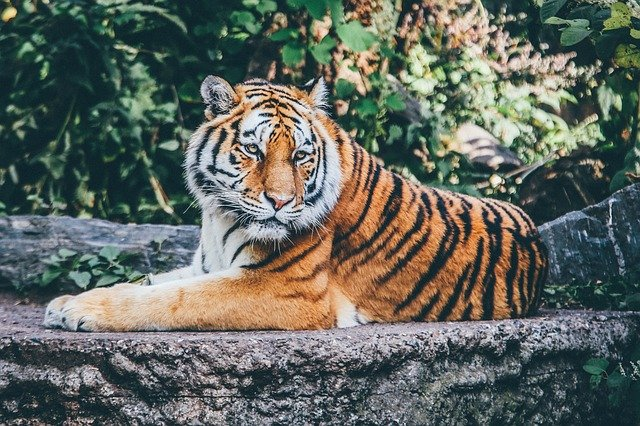
#> input picture tigres/animal-1868911_640.jpg, 640 x 426 px, found by its file name; its folder holds only this picture in this run
$ jupyter execute --allow-errors PandasyTigres2.ipynb
#> lines starting #> are read from the running program, lines starting #| are printed output that depends on the picture
<a href="https://colab.research.google.com/github/gedeon31/pandasTigre/blob/main/PandasyTigres2.ipynb" target="_parent"></a>

# Diferenciacion de pandas con tigres

[cell 1]
from google.colab import files
uploaded=files.upload()
#> the answer given: animal-1868911_640.jpg

[cell 2]
import zipfile
import io
#> (the rest of this cell did not finish here and is left out)

[cell 3]
import cv2
import numpy as np
import os
import matplotlib.pyplot as plt
ruta_tigre="/content/tigres"
Tiger=[]
img_size=150
for img in os.listdir(ruta_tigre):
  img=cv2.imread(os.path.join(ruta_tigre,img))
#> img is the input picture: shape (426, 640, 3); mean B, G, R 95.3, 103, 97.7
  #img_gray=cv2.cvtColor(img,cv2.COLOR_BGR2GRAY)
  img_resize=cv2.resize(img,(img_size,img_size))
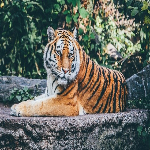
#> img_resize: shape (150, 150, 3); mean B, G, R 95.2, 102.8, 97.5
  Tiger.append(img_resize)
Tiger=np.array(Tiger)
print(Tiger.shape)
#| (1, 150, 150, 3)

[cell 4]
import cv2
import numpy as np
import os
import matplotlib.pyplot as plt
ruta_panda="/content/pandas"
pandita=[]
img_size=150
#> (the rest of this cell did not finish here and is left out)

[cell 5]
plt.figure()
plt.imshow(np.squeeze(Tiger[0]))
plt.colorbar()
plt.grid(False)
plt.show()
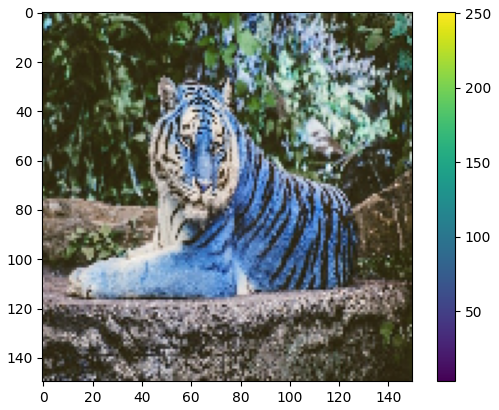
#> figure drawn by matplotlib, 2 panels

$ run again, on tigres/tiger-500118_640.jpg
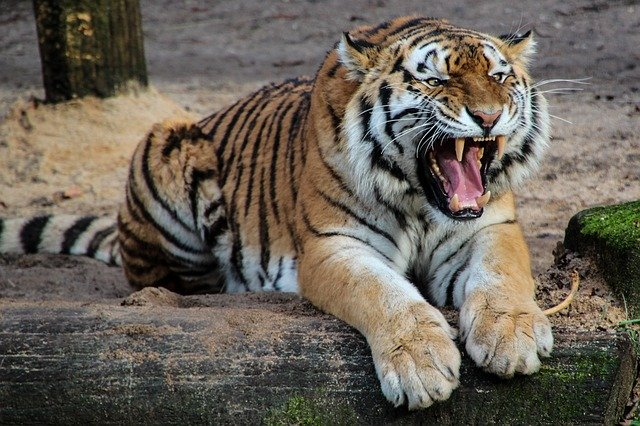
#> input picture tigres/tiger-500118_640.jpg, 640 x 426 px, found by its file name
#> img is the input picture: shape (426, 640, 3); mean B, G, R 87.5, 97.7, 105.2
#> `img_resize=cv2.resize(img,(img_size,img_size))`:
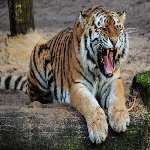
#> img_resize: shape (150, 150, 3); mean B, G, R 87.3, 97.4, 104.9
#| (1, 150, 150, 3)
#> `plt.show()`:
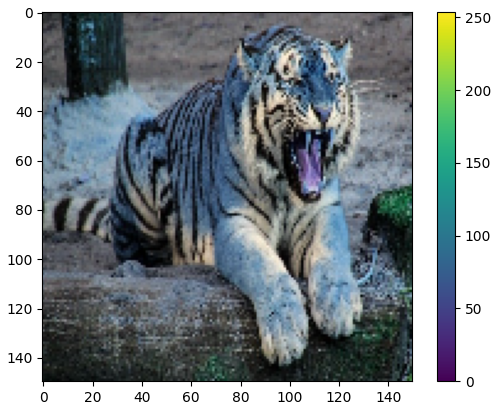
#> figure drawn by matplotlib, 2 panels

$ run again, on tigres/sumatran-tiger-518771_640.jpg
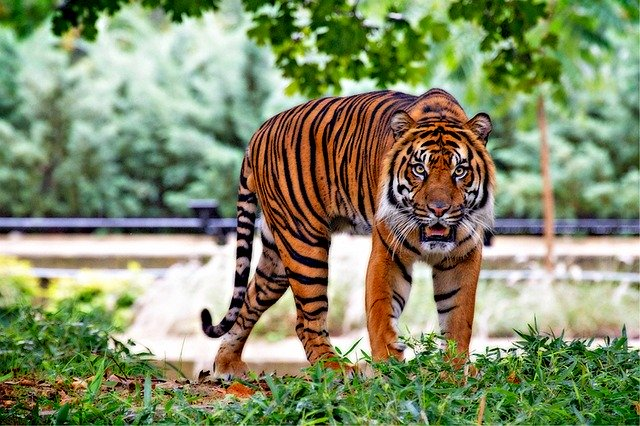
#> input picture tigres/sumatran-tiger-518771_640.jpg, 640 x 426 px, found by its file name
#> img is the input picture: shape (426, 640, 3); mean B, G, R 106.2, 142, 132
#> `img_resize=cv2.resize(img,(img_size,img_size))`:
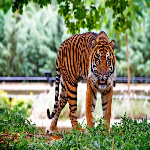
#> img_resize: shape (150, 150, 3); mean B, G, R 105.8, 141.6, 131.7
#| (1, 150, 150, 3)
#> `plt.show()`:
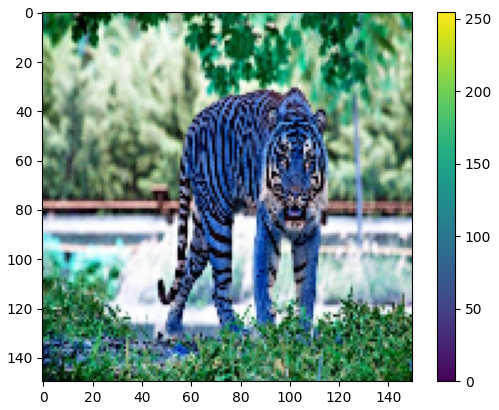
#> figure drawn by matplotlib, 2 panels

$ run again, on tigres/tiger-2535888_640.jpg
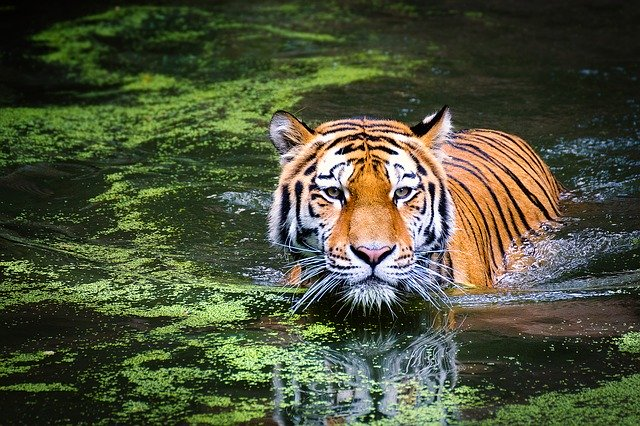
#> input picture tigres/tiger-2535888_640.jpg, 640 x 426 px, found by its file name
#> img is the input picture: shape (426, 640, 3); mean B, G, R 58.2, 82.8, 77
#> `img_resize=cv2.resize(img,(img_size,img_size))`:
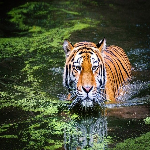
#> img_resize: shape (150, 150, 3); mean B, G, R 58.1, 82.7, 76.9
#| (1, 150, 150, 3)
#> `plt.show()`:
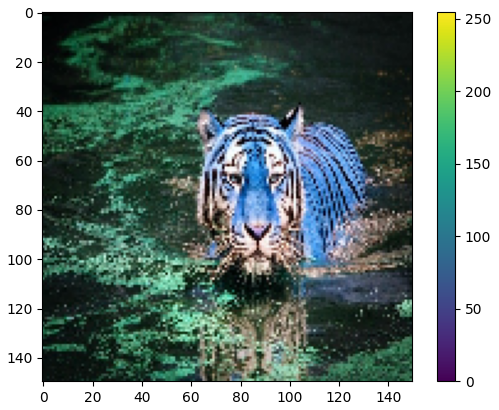
#> figure drawn by matplotlib, 2 panels
